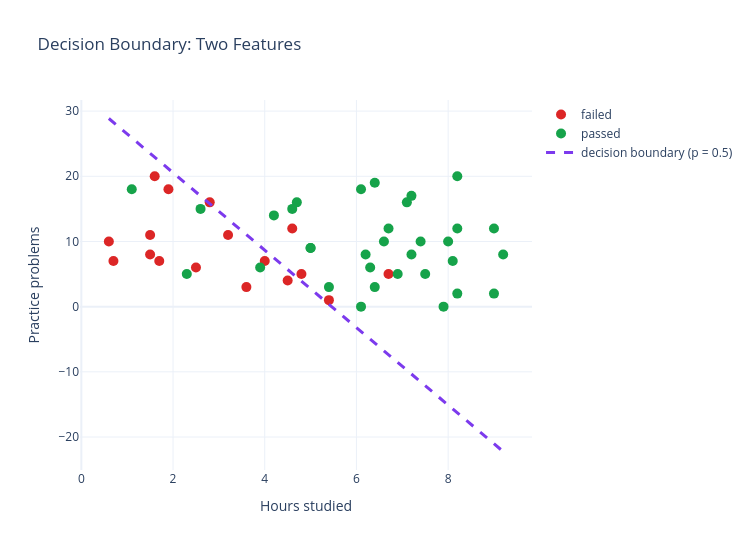

This figure's notebook cell:
### Markdown cell above
<details>
<summary>Show code</summary>

```python
logistic_model_2d = LogisticRegression()
logistic_model_2d.fit(pass_2d_df[["hours_studied", "practice_problems"]], pass_2d_df["passed"])

w1, w2 = logistic_model_2d.coef_[0]
b = logistic_model_2d.intercept_[0]

# decision boundary: b + w1*x1 + w2*x2 = 0  ->  x2 = -(b + w1*x1) / w2
boundary_x1 = np.linspace(pass_2d_df["hours_studied"].min(), pass_2d_df["hours_studied"].max(), 50)
boundary_x2 = -(b + w1 * boundary_x1) / w2

boundary_figure = go.Figure()
for passed_value, color, label in [(0, "#dc2626", "failed"), (1, "#16a34a", "passed")]:
    subset = pass_2d_df[pass_2d_df["passed"] == passed_value]
    boundary_figure.add_trace(
        go.Scatter(x=subset["hours_studied"], y=subset["practice_problems"], mode="markers",
                   marker=dict(size=10, color=color), name=label)
    )
boundary_figure.add_trace(
    go.Scatter(x=boundary_x1, y=boundary_x2, mode="lines",
               line=dict(color="#7c3aed", width=3, dash="dash"), name="decision boundary (p = 0.5)")
)
boundary_figure.update_layout(
    title="Decision Boundary: Two Features",
    xaxis_title="Hours studied", yaxis_title="Practice problems",
    template="plotly_white", width=750, height=550,
)
boundary_figure.show()
```

</details>

### Code cell
logistic_model_2d = LogisticRegression()
logistic_model_2d.fit(pass_2d_df[["hours_studied", "practice_problems"]], pass_2d_df["passed"])

w1, w2 = logistic_model_2d.coef_[0]
b = logistic_model_2d.intercept_[0]

# decision boundary: b + w1*x1 + w2*x2 = 0  ->  x2 = -(b + w1*x1) / w2
boundary_x1 = np.linspace(pass_2d_df["hours_studied"].min(), pass_2d_df["hours_studied"].max(), 50)
boundary_x2 = -(b + w1 * boundary_x1) / w2

boundary_figure = go.Figure()
for passed_value, color, label in [(0, "#dc2626", "failed"), (1, "#16a34a", "passed")]:
    subset = pass_2d_df[pass_2d_df["passed"] == passed_value]
    boundary_figure.add_trace(
        go.Scatter(x=subset["hours_studied"], y=subset["practice_problems"], mode="markers",
                   marker=dict(size=10, color=color), name=label)
    )
boundary_figure.add_trace(
    go.Scatter(x=boundary_x1, y=boundary_x2, mode="lines",
               line=dict(color="#7c3aed", width=3, dash="dash"), name="decision boundary (p = 0.5)")
)
boundary_figure.update_layout(
    title="Decision Boundary: Two Features",
    xaxis_title="Hours studied", yaxis_title="Practice problems",
    template="plotly_white", width=750, height=550,
)
boundary_figure.show()

### Figure 1 — Plotly figure (JSON) as saved in the notebook; plotly's stock layout.template omitted (floating-point values rounded to 4 significant figures)
{"data": [{"marker": {"color": "#dc2626", "size": 10}, "mode": "markers", "name": "failed", "type": "scatter", "x": [1.7, 1.5, 2.5, 3.6, 4.6, 3.2, 4.0, 5.4, 6.7, 0.7, 0.6, 2.8, 1.9, 4.5, 1.6, 4.8, 1.5], "y": [7, 8, 6, 3, 12, 11, 7, 1, 5, 7, 10, 16, 18, 4, 20, 5, 11]}, {"marker": {"color": "#16a34a", "size": 10}, "mode": "markers", "name": "passed", "type": "scatter", "x": [6.7, 6.3, 6.4, 8.2, 2.3, 6.9, 4.7, 4.2, 1.1, 6.1, 7.2, 6.4, 5.4, 8.2, 9.0, 8.0, 6.1, 7.4, 8.1, 9.0, 6.2, 8.2, 5.0, 2.6, 5.0, 7.2, 6.6, 9.2, 7.9, 7.1, 7.5, 3.9, 4.6], "y": [12, 6, 3, 20, 5, 5, 16, 14, 18, 0, 8, 19, 3, 12, 12, 10, 18, 10, 7, 2, 8, 2, 9, 15, 9, 17, 10, 8, 0, 16, 5, 6, 15]}, {"line": {"color": "#7c3aed", "dash": "dash", "width": 3}, "mode": "lines", "name": "decision boundary (p = 0.5)", "type": "scatter", "x": [0.6, 0.7755, 0.951, 1.127, 1.302, 1.478, 1.653, 1.829, 2.004, 2.18, 2.355, 2.531, 2.706, 2.882, 3.057, 3.233, 3.408, 3.584, 3.759, 3.935, 4.11, 4.286, 4.461, 4.637, 4.812, 4.988, 5.163, 5.339, 5.514, 5.69, 5.865, 6.041, 6.216, 6.392, 6.567, 6.743, 6.918, 7.094, 7.269, 7.445, 7.62, 7.796, 7.971, 8.147, 8.322, 8.498, 8.673, 8.849, 9.024, 9.2], "y": [28.87, 27.82, 26.78, 25.74, 24.7, 23.65, 22.61, 21.57, 20.52, 19.48, 18.44, 17.4, 16.35, 15.31, 14.27, 13.23, 12.18, 11.14, 10.1, 9.056, 8.014, 6.971, 5.929, 4.886, 3.843, 2.801, 1.758, 0.7157, -0.3269, -1.37, -2.412, -3.455, -4.497, -5.54, -6.582, -7.625, -8.668, -9.71, -10.75, -11.8, -12.84, -13.88, -14.92, -15.97, -17.01, -18.05, -19.09, -20.14, -21.18, -22.22]}], "layout": {"height": 550, "title": {"text": "Decision Boundary: Two Features"}, "width": 750, "xaxis": {"title": {"text": "Hours studied"}}, "yaxis": {"title": {"text": "Practice problems"}}}}
